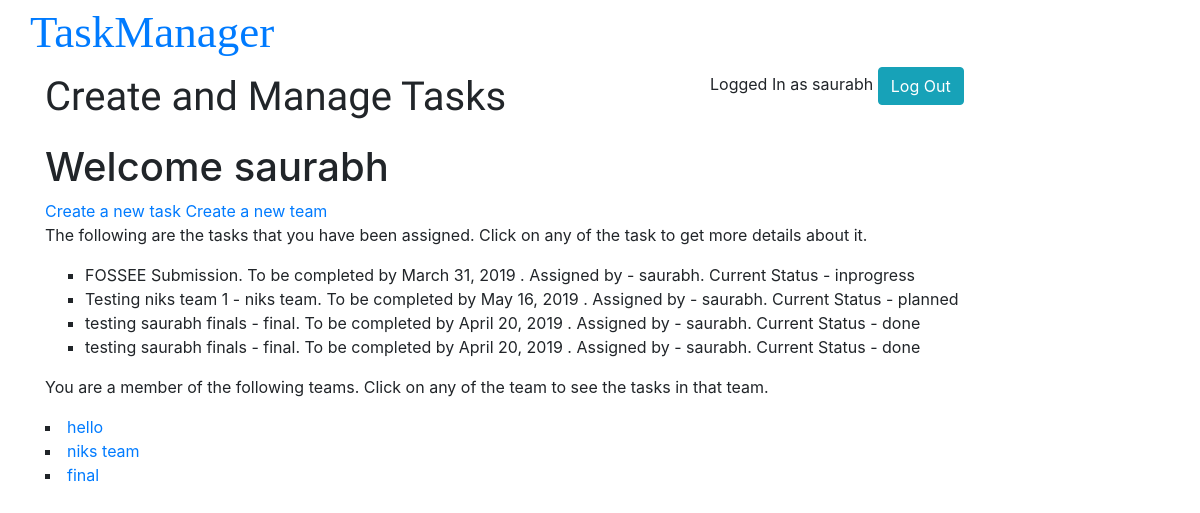
The page /users/userpage/ (signed in) on the database its author committed.
### tasks/models.py (models this page shows, shortened)
class Task(models.Model):
    team = models.ForeignKey(Team,on_delete=models.CASCADE, null=True, blank=True)
    title = models.CharField(max_length=100)
    description = models.TextField()
    assignee = models.ManyToManyField(User)
    status = models.CharField(max_length=15,choices=STATUS, default='Planned')
    deadline = models.DateField(blank=True, null=True)
    created_by = models.CharField(max_length=100)
    created_on = models.DateTimeField(auto_now_add=True)

### users/models.py (models this page shows)
class Team(models.Model):
    name = models.CharField(max_length=100)
    users = models.ManyToManyField(User)
    created_by = models.CharField(max_length=100)
    created_on = models.DateTimeField(auto_now_add=True)
    def __str__(self):
        return self.name

### users/views.py (the view)
@login_required(login_url="/")
def userpage(request):
    user = request.user
    teams = user.team_set.all()
    tasks = user.task_set.all()
    context = {
        'user': user,
        'teams': teams,
        'tasks': tasks
    }
    return render(request, 'users/userpage.html', context)

### users/templates/users/userpage.html (shortened to what this page needs)
{% extends 'base.html' %}
{% load staticfiles %}
{% block one %}
<body>
    <h1 id="detailhead">Welcome {{ user.username }}</h1>
    <a href="{% url 'tasks:new-task' %}">Create a new task</a>
    <a href="{% url 'users:new-team' %}">Create a new team</a>
    <div>
        {% if tasks %}
            <p>The following are the tasks that you have been assigned. Click on any of the task to get more details about it.</p>
            <ul>
            {% for task in tasks %}
                <li>{{ task.title }}{% if task.team %} - {{ task.team }}{% endif %}.
                    {% if task.deadline %} To be completed by {{ task.deadline }} {% endif %}.
                    Assigned by - {{ task.created_by }}.
                    Current Status - {{ task.status }}
                </li>
            {% endfor %}
            </ul>
        {% else %}
            <p>You have been assigned no tasks</p>
        {% endif %}
    </div>
    <div>
        {% if teams %}
            <p>You are a member of the following teams. Click on any of the team to see the tasks in that team.</p>
        {% for team in teams %}
        <li>
            <a href="{% url 'users:team-disp' id=team.id %}">{{ team.name }}</a>
        </li>
        {% endfor %}
        {% else %}
        <p>
            You are not a member of any team.
        </p>
        {% endif %}
    </div>
</body>
{% endblock %}

### global_templates/base.html (shortened to what this page needs)
{% load staticfiles %}
<!DOCTYPE html>
<html>
    <head>
        <meta-charset="utf-8">
        <link rel="stylesheet" type="text/css" href="{% static 'styles.css' %}">
        <link rel="stylesheet" href="https://maxcdn.bootstrapcdn.com/bootstrap/4.1.0/css/bootstrap.min.css">
    </head>
    <body>
        <div class="container">
        <header>
            {% if user.is_authenticated %}
            <div class="row">
                <h1 class="title"><a href="{% url 'users:userpage' %}">TaskManager</a></h1>
            </div>
            <div class="row">
            <div class="col-md-7">
                <p class="line">Create and Manage Tasks</p>
            </div>
            <nav class="navi col-md-5">
                <span>Logged In as {{ user.username }}</span>
                <a href="{% url 'users:logout' %}"><input type="submit" class="btn btn-info" value="Log Out"></a>
            </nav>
            </div>
            {% endif %}
        </header>
        <div class="wrap">
            {% block one %}
            {% endblock %}
        </div>
        </div>
    </body>
</html>

### global_assets/styles.css (style rules this page uses)
.title { margin-top: 5px; font-family: 'Arvo', serif; font-size: 45px; }
.line { font-family: 'Tangerine', cursive; font-size: 40px; }
li { list-style-type: square; }

### rows shown on the page
Task: title "FOSSEE Submission", deadline "March 31, 2019", created_by "saurabh", status "inprogress"
Task: title "Testing niks team 1", team "niks team", deadline "May 16, 2019", created_by "saurabh", status "planned"
Task: title "testing saurabh finals", team "final", deadline "April 20, 2019", created_by "saurabh", status "done"
Task: title "testing saurabh finals", team "final", deadline "April 20, 2019", created_by "saurabh", status "done"
Team: name "hello"
Team: name "niks team"
Team: name "final"

### other values the page prints
{{ user.username }} "saurabh"
